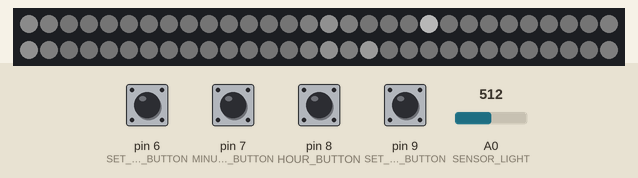
Recording of a sketch running on a simulated Arduino Mega 2560, built with avr-gcc and run on an emulated ATmega2560. Parts: 60 RGB LEDs in strip order, left to right, continuing on the next row. The test bench sets the inputs (shaded band); at power-on: pin 6 (SET_MODE_BUTTON), pin 7 (MINUTE_BUTTON), pin 8 (HOUR_BUTTON), pin 9 (SET_TIME_BUTTON) HIGH, A0 (SENSOR_LIGHT) = 512. Dim RGB values are drawn brighter than linear; the local clock reads 2024-03-15 10:24:30 at power-on unless the sketch sets it.

Above: at 1.2 s.
1.3 s: A0 (SENSOR_LIGHT) set to 42
4.3 s: A0 (SENSOR_LIGHT) set to 37
At 7.0 s:
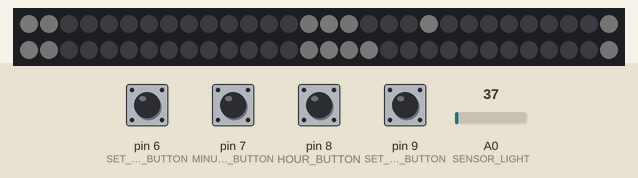
7.3 s: pin 9 (SET_TIME_BUTTON) pulled LOW for 0.15 s
10.4 s: pin 6 (SET_MODE_BUTTON) pulled LOW for 0.15 s
At 11.2 s:
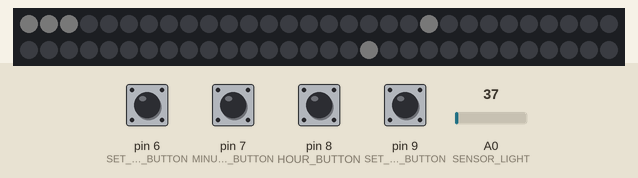
12.0 s: pin 6 (SET_MODE_BUTTON) pulled LOW for 1 s
At 13.2 s:
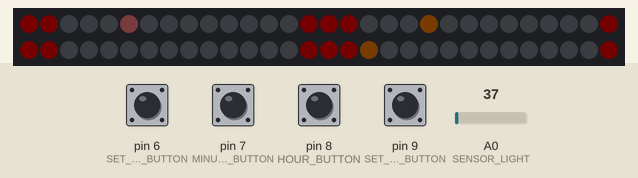
16.0 s: A0 (SENSOR_LIGHT) set to 511
At 19.2 s:
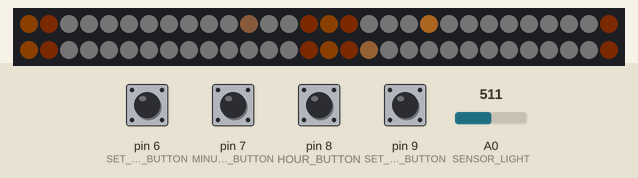
Timing chart, 0 to 20.0 s (numbered marks = the images above; inputs shaded):
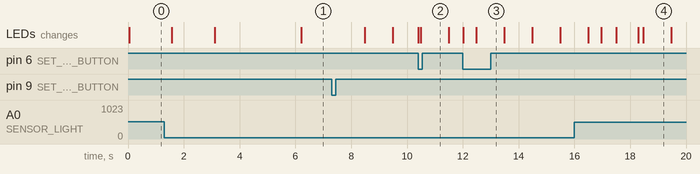

The sketch:

LEDClock.ino
```cpp
#include "FastLED.h"
#include <Wire.h>
#include <RTClib.h>
#include "Clock.h"
#include "ClockMode.h"
#include "GlowMode.h"
#include "Time.h"


#define SET_TIME_BUTTON 9
#define HOUR_BUTTON 8
#define MINUTE_BUTTON 7
#define SET_MODE_BUTTON 6
#define SENSOR_LIGHT A0


Clock *c;

const int buttonCheckInterval = 1000;
boolean setTimeModePressed = false;
boolean hourButtonPressed = false;
boolean minuteButtonPressed = false;
boolean setClockModePressed = false;

int sensorValueCount = 0;
long lightValue=0;


void setup() {

  pinMode(SET_TIME_BUTTON, INPUT_PULLUP);
  pinMode(HOUR_BUTTON, INPUT_PULLUP);
  pinMode(MINUTE_BUTTON, INPUT_PULLUP);
  pinMode(SET_MODE_BUTTON, INPUT_PULLUP);
  pinMode(SENSOR_LIGHT, INPUT);

  c =  new Clock();
  c->setLightValue(analogRead(SENSOR_LIGHT));

}

void loop() {
  delay(20);

  checkButtons();
  checkLight();

  c->tick();
}

void checkLight() {
  lightValue += analogRead(SENSOR_LIGHT);
  sensorValueCount++;

  if(sensorValueCount >= 50) {
    c->setLightValue(lightValue/50);
    sensorValueCount = 0;
    lightValue=0;
  }

}

void checkButtons() {

  if(!setTimeModePressed && LOW == digitalRead(SET_TIME_BUTTON)) {
    setTimeModePressed = true;
    c->buttonSetTimeChanged(true);
  }
  if(setTimeModePressed && HIGH == digitalRead(SET_TIME_BUTTON)) {
    setTimeModePressed = false;
    c->buttonSetTimeChanged(false);
  }

  if(!hourButtonPressed && LOW == digitalRead(HOUR_BUTTON)) {
    hourButtonPressed = true;
    c->buttonSetHourChanged(true);
  }
  if(hourButtonPressed && HIGH == digitalRead(HOUR_BUTTON))  {
    hourButtonPressed = false;
    c->buttonSetHourChanged(false);
  }

  if(!minuteButtonPressed && LOW == digitalRead(MINUTE_BUTTON)) {
    minuteButtonPressed = true;
    c->buttonSetMinuteChanged(true);
  }
  if(minuteButtonPressed && HIGH == digitalRead(MINUTE_BUTTON)) {
    minuteButtonPressed = false;
    c->buttonSetMinuteChanged(false);
  }

  if(!setClockModePressed && LOW == digitalRead(SET_MODE_BUTTON)) {
    setClockModePressed = true;
    c->buttonSetModeChanged(true);
  }
  if(setClockModePressed && HIGH == digitalRead(SET_MODE_BUTTON)) {
    setClockModePressed = false;
    c->buttonSetModeChanged(false);
  }
}
```

Clock.cpp
```cpp
#include "Arduino.h"
#include "Clock.h"


static uint32_t provideRTCTime() {
 return RTC.now().get() + 946707779;
}

Clock::Clock() {
  Wire.begin();
  RTC.begin();
  setSyncProvider(provideRTCTime);

  FastLED.addLeds<WS2812B, LED_PIN, GRB>(leds, NUM_LEDS).setCorrection( TypicalLEDStrip );

 // BACKGROUND, SECONDS, MINUTES, HOURS, QUATERS
  modes[0] = new GlowMode(CHSV(0, 0, 30),CHSV(0,0,100),CHSV(0,0,160),CHSV(0,0,255),CHSV(0, 0, 125));
  modes[1] = new GlowMode(CHSV(0, 0, 30),CHSV(0,0,100),CHSV(0,0,160),CHSV(0,0,255),CHSV(0, 0, 125),true);
  modes[2] = new GlowMode(CHSV(32, 0, 30),CHSV(32,100,100),CHSV(32,125,160),CHSV(32,160,255),CHSV(32, 255, 125));
  modes[3] = new GlowMode(CHSV(32, 0, 30),CHSV(32,100,100),CHSV(32,125,160),CHSV(32,160,255),CHSV(32, 255, 125),true);
  modes[4] = new GlowMode(CHSV(64, 0, 30),CHSV(64,100,100),CHSV(64,125,160),CHSV(64,160,255),CHSV(64, 255, 125));
  modes[5] = new GlowMode(CHSV(64, 0, 30),CHSV(64,100,100),CHSV(64,125,160),CHSV(64,160,255),CHSV(64, 255, 125),true);
  modes[6] = new GlowMode(CHSV(96, 0, 30),CHSV(96,100,100),CHSV(96,125,160),CHSV(96,160,255),CHSV(96, 255, 125));
  modes[7] = new GlowMode(CHSV(96, 0, 30),CHSV(96,100,100),CHSV(96,125,160),CHSV(96,160,255),CHSV(96, 255, 125),true);
  modes[8] = new GlowMode(CHSV(128, 0, 30),CHSV(128,100,100),CHSV(128,125,160),CHSV(128,160,255),CHSV(128, 255, 125));
  modes[9] = new GlowMode(CHSV(128, 0, 30),CHSV(128,100,100),CHSV(128,125,160),CHSV(128,160,255),CHSV(128, 255, 125),true);
  modes[10] = new GlowMode(CHSV(160, 0, 30),CHSV(160,100,100),CHSV(160,125,160),CHSV(160,160,255),CHSV(160, 255, 125));
  modes[11] = new GlowMode(CHSV(160, 0, 30),CHSV(160,100,100),CHSV(160,125,160),CHSV(160,160,255),CHSV(160, 255, 125),true);
  modes[12] = new GlowMode(CHSV(192, 0, 30),CHSV(192,100,100),CHSV(192,125,160),CHSV(192,160,255),CHSV(192, 255, 125));
  modes[13] = new GlowMode(CHSV(192, 0, 30),CHSV(192,100,100),CHSV(192,125,160),CHSV(192,160,255),CHSV(192, 255, 125),true);
  modes[14] = new GlowMode(CHSV(224, 0, 30),CHSV(224,100,100),CHSV(224,125,160),CHSV(0,160,255),CHSV(224, 255, 125));
  modes[15] = new GlowMode(CHSV(224, 0, 30),CHSV(224,100,100),CHSV(224,125,160),CHSV(0,160,255),CHSV(224, 255, 125),true);
  modes[16] = new GlowMode(CHSV(0, 0, 30),CHSV(0,100,100),CHSV(0,125,160),CHSV(0,160,255),CHSV(0, 255, 125));
  modes[17] = new GlowMode(CHSV(0, 0, 30),CHSV(0,100,100),CHSV(0,125,160),CHSV(0,160,255),CHSV(0, 255, 125),true);

  tick();
}


void Clock::tick() {

 if(setMode) {
   setTime(hour(),minute(),0,year(),month(),day());
 }

 getCurrentMode()->setDisplay(leds);

 FastLED.show();
}

ClockMode* Clock::getCurrentMode() {
  return modes[currentMode%NUM_MODES];
}

void Clock::buttonSetTimeChanged(boolean pressed){
  setMode = pressed;
  getCurrentMode()->setTimeMode(pressed);
  if(!pressed) {

   setTime(hour(),minute(),0,year(),month(),day());
   DateTime now = DateTime(year(),month(),day(),hour(),minute(),0);
   RTC.adjust(now);
  }
}
void Clock::buttonSetHourChanged(boolean pressed){
  if(setMode && pressed) {
    setTime(hour()+1,minute(),0,year(),month(),day());
  }
}
void Clock::buttonSetMinuteChanged(boolean pressed){
  if(setMode && pressed) {
   setTime(hour(),minute()+1,0,year(),month(),day());
  }
}

void Clock::buttonSetModeChanged(boolean pressed){
 if(pressed) {
   currentMode++;
 }
}
void Clock::setLightValue(int value) {
  lightValue = value>1000?1000:value<=0?1:value;
  getCurrentMode()->setLightFactor(lightValue/10);
}
```

Clock.h
```cpp
#ifndef CLOCK_h
#define CLOCK_h
#include <Wire.h>
#include <RTClib.h>
#include "Arduino.h"
#include "Time.h"
#include "FastLED.h"
#include "ClockMode.h"
#include "GlowMode.h"

#define LED_PIN 5
#define NUM_LEDS 60
#define NUM_MODES 9

const RTC_DS1307 RTC;

class Clock {

private:


  ClockMode *modes[NUM_MODES];
  boolean setMode = false;
  CRGB leds[NUM_LEDS];
  int currentMode=0;
  int lightValue=1000;


  ClockMode* getCurrentMode();

public:
  Clock();

  void tick();

  void buttonSetTimeChanged(boolean pressed);
  void buttonSetHourChanged(boolean pressed);
  void buttonSetMinuteChanged(boolean pressed);
  void buttonSetModeChanged(boolean pressed);
  void setLightValue(int value);
  time_t syncProvider();
};


#endif
```

ClockMode.cpp
```cpp
#include "Arduino.h"
#include "ClockMode.h"

#define NUM_LEDS 60

void ClockMode::setDisplay(CRGB leds[]){}
void ClockMode::setTimeMode(boolean active){this->setMode=active;}

void ClockMode::glow(CRGB leds[], int pos, CHSV color){
  glow(leds,pos,color,1);
}

void ClockMode::glow(CRGB leds[], int pos, CHSV color, int level){
  int before = pos-1;
  before = before<0 ? NUM_LEDS-1 : before;

  int after = pos+1;
  after = after > NUM_LEDS-1 ? 1 : after;

  color.v = color.v/2;
  leds[before] = color;
  leds[after] = color;

  for(int i=0; i<level-1&&color.v>40;i++) {
    before--;
    before = before<0 ? NUM_LEDS-1 : before;

    after++;
    after = after > NUM_LEDS-1 ? 1 : after;

    color.v = color.v/2;
    leds[before] = color;
    leds[after] = color;
  }
}

int ClockMode::calcLight(float base) {
   return calcLight(base, 20);
}

int ClockMode::calcLight(float base, int minLight) {
   base = base>2.55?2.55:base;
   int val = base*lightFactor;
   val = val<minLight?minLight:val;

   return val;
}

void ClockMode::fadeColor(CHSV& color) {
  color.v = calcLight((float)color.v/(float)100);
}
void ClockMode::fadeColor(CHSV& color, int minLight) {
  color.v = calcLight((float)color.v/(float)100,minLight);
}

void ClockMode::setLightFactor(int value) {
  lightFactor = value > 100 ? 100 : value<=0 ? 1 : value;
}
```

ClockMode.h
```cpp
 #ifndef CLOCK_MODE_h
#define CLOCK_MODE_h

#include "Arduino.h"
#include "FastLED.h"


class ClockMode {
protected:
  const byte hourPins[12] = {0,5,10,15,20,25,30,35,40,45,50,55};
  boolean setMode = false;
  void glow(CRGB leds[], int pos, CHSV color);
  void glow(CRGB leds[], int pos, CHSV color, int level);
  int calcLight(float base);
  int calcLight(float base, int minLight);
  void fadeColor(CHSV& color);
  void fadeColor(CHSV& color, int minLight);

  CHSV backgroundColor = CHSV(0, 0, 0);
  CHSV secondPointerColor = CHSV(0, 0, 150);
  CHSV minutePointerColor = CHSV(0, 0, 180);
  CHSV hourPointerColor = CHSV(0, 0, 255);
  CHSV quaterColor = CHSV(96, 150, 180);

private:

  int lightFactor;

public:
  virtual void setDisplay(CRGB leds[]);
  void setTimeMode(boolean active);
  void setLightFactor(int value);
};
#endif
```

GlowMode.cpp
```cpp
#include "Arduino.h"
#include "GlowMode.h"
#include "Time.h"

#define NUM_LEDS 60

GlowMode::GlowMode() {}
GlowMode::GlowMode(CHSV backgroundColor, CHSV secondPointerColor, CHSV minutePointerColor, CHSV hourPointerColor, CHSV quaterColor) {
 init(backgroundColor, secondPointerColor, minutePointerColor, hourPointerColor, quaterColor, false);
}

GlowMode::GlowMode(CHSV backgroundColor, CHSV secondPointerColor, CHSV minutePointerColor, CHSV hourPointerColor, CHSV quaterColor, boolean secondsFilling) {
  init(backgroundColor, secondPointerColor, minutePointerColor, hourPointerColor, quaterColor, secondsFilling);
}

void GlowMode::init(CHSV backgroundColor, CHSV secondPointerColor, CHSV minutePointerColor, CHSV hourPointerColor, CHSV quaterColor, boolean secondsFilling) {
 this->backgroundColor = backgroundColor;
 this->secondPointerColor = secondPointerColor;
 this->minutePointerColor = minutePointerColor;
 this->hourPointerColor = hourPointerColor;
 this->quaterColor = quaterColor;
 this->secondsFillingActive = secondsFilling;
}

void GlowMode::setDisplay(CRGB leds[]){

  if(!secondsFillingActive) {
    CHSV color = backgroundColor;
    fadeColor(color,0);
    fill_solid(leds, NUM_LEDS, color);
  }
  showQuaters(leds);
  showSeconds(leds);
  showMinutes(leds);
  showHours(leds);
}

void GlowMode::showQuaters(CRGB leds[]){
  CHSV color = quaterColor;
  fadeColor(color);

  leds[hourPins[0]] = color;
  leds[hourPins[3]] = color;
  leds[hourPins[6]] = color;
  leds[hourPins[9]] = color;
  glow(leds,hourPins[0],color,2);
  glow(leds,hourPins[3],color,2);
  glow(leds,hourPins[6],color,2);
  glow(leds,hourPins[9],color,2);

  if(setMode && (millis()/1000)%2) {
    color = backgroundColor;
    fadeColor(color);
    leds[hourPins[0]] = color;
    leds[hourPins[3]] = color;
    leds[hourPins[6]] = color;
    leds[hourPins[9]] = color;
  }
}

void GlowMode::showSeconds(CRGB leds[]){
  int currentSecond = second();

  CHSV secondsColor = secondPointerColor;
  fadeColor(secondsColor);

  if(secondsFillingActive) {
    CHSV bgColor = backgroundColor;
    fadeColor(bgColor,0);

    secondsFilling = (currentSecond == 0 && currentSecond != lastSecond) ? !secondsFilling : secondsFilling;

    if(secondsFilling) {
      fill_solid(leds, NUM_LEDS, bgColor);
      fill_solid(leds, currentSecond, secondsColor);
    } else {
      fill_solid(leds, NUM_LEDS, secondsColor);
      fill_solid(leds, currentSecond, bgColor);
    }

    lastSecond = currentSecond;
  } else {
    leds[currentSecond] = secondsColor;
  }

}

void GlowMode::showMinutes(CRGB leds[]){
  int currentMinute = minute();
  CHSV color = minutePointerColor;
  fadeColor(color);
  leds[currentMinute] = color;

}
void GlowMode::showHours(CRGB leds[]){
  int currentHour = hour();
  int currentMinute = minute();

  int hourPin = hourPins[currentHour%12];

 // if(currentMinute >= 12) hourPin++;
 // if(currentMinute >= 24) hourPin++;
 // if(currentMinute >= 36) hourPin++;
 // if(currentMinute >= 48) hourPin++;

  CHSV color = hourPointerColor;
  fadeColor(color);

  leds[hourPin] = color;

}
```

GlowMode.h
```cpp
#ifndef CLOCK_WHITE_MODE_h
#define CLOCK_WHITE_MODE_h

#include "Arduino.h"
#include "FastLED.h"
#include "ClockMode.h"

class GlowMode : public ClockMode {

private:
  void init(CHSV backgroundColor, CHSV secondPointerColor, CHSV minutePointerColor, CHSV hourPointerColor, CHSV quaterColor, boolean secondsFilling);

  boolean secondsFillingActive = false;
  boolean secondsFilling = true;
  int lastSecond = 0;

protected:
  void showQuaters(CRGB leds[]);
  void showSeconds(CRGB leds[]);
  void showMinutes(CRGB leds[]);
  void showHours(CRGB leds[]);


public:
  GlowMode();
  GlowMode(CHSV backgroundColor, CHSV secondPointerColor, CHSV minutePointerColor, CHSV hourPointerColor, CHSV quaterColor);
  GlowMode(CHSV backgroundColor, CHSV secondPointerColor, CHSV minutePointerColor, CHSV hourPointerColor, CHSV quaterColor, boolean secondsFilling);
  virtual void setDisplay(CRGB leds[]);
};


#endif
```

Measured:
- the behaviour switches between 40 and 39 on A0 (SENSOR_LIGHT) (found by bisection; images 0 and 1)
- after the input at 4.3 s, the LEDs: change after 1.9 s (image 1)
- after the input at 12.0 s, the LEDs: first change at once (image 3 shows a later state)
- after the input at 16.0 s, the LEDs: first differ from a run without the input after 0.97 s (image 4 shows a later state)
